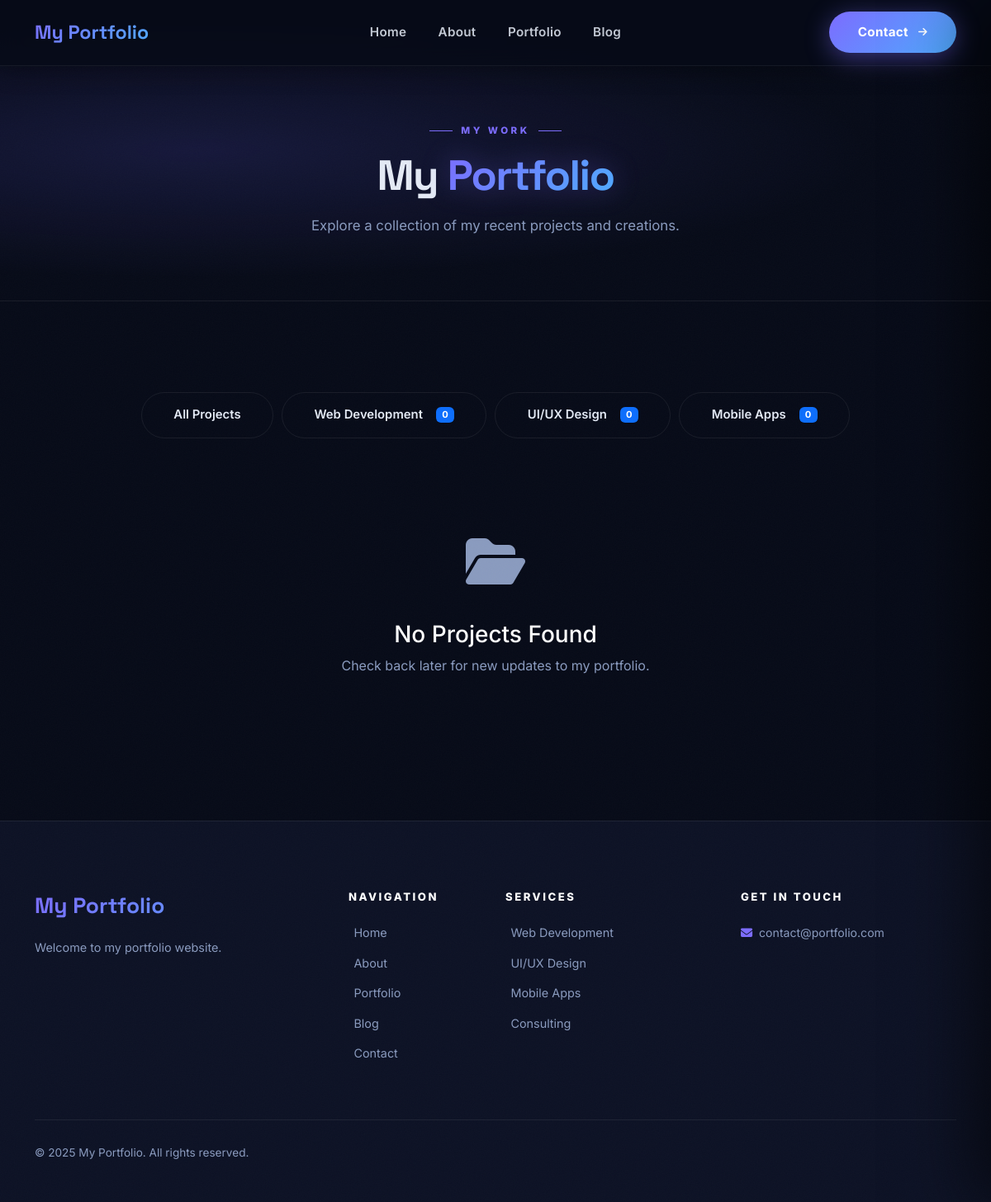
Page /index.php/home/portfolio on the committed database.
### tables this page shows
CREATE TABLE IF NOT EXISTS `settings` (
  `id` int(11) NOT NULL AUTO_INCREMENT,
  `site_title` varchar(200) NOT NULL DEFAULT 'My Portfolio',
  `site_description` text DEFAULT NULL,
  `site_keywords` text DEFAULT NULL,
  `site_email` varchar(150) DEFAULT NULL,
  `site_phone` varchar(50) DEFAULT NULL,
  `site_address` text DEFAULT NULL,
  `site_logo` varchar(255) DEFAULT NULL,
  `site_favicon` varchar(255) DEFAULT NULL,
  `facebook_url` varchar(255) DEFAULT NULL,
  `twitter_url` varchar(255) DEFAULT NULL,
  `linkedin_url` varchar(255) DEFAULT NULL,
  `instagram_url` varchar(255) DEFAULT NULL,
  `github_url` varchar(255) DEFAULT NULL,
  `copyright_text` varchar(255) DEFAULT NULL,
  PRIMARY KEY (`id`)
);

CREATE TABLE IF NOT EXISTS `categories` (
  `id` int(11) NOT NULL AUTO_INCREMENT,
  `name` varchar(100) NOT NULL,
  `slug` varchar(150) NOT NULL,
  `sort_order` int(11) DEFAULT 0,
  `is_active` tinyint(1) NOT NULL DEFAULT 1,
  PRIMARY KEY (`id`),
  UNIQUE KEY `slug` (`slug`)
);

### application/controllers/Home.php (called while the page is built, shortened)
<?php
class Home extends CI_Controller
{
    public function __construct()
    {
        $this->load->model('Settings_model');
        $this->load->model('Hero_model');
        $this->load->model('About_model');
        $this->load->model('Skill_model');
        $this->load->model('Service_model');
        $this->load->model('Portfolio_model');
        $this->load->model('Testimonial_model');
        $this->load->model('Blog_model');
        $this->load->model('Contact_model');
        $this->data['settings'] = $this->Settings_model->get_settings();
    }
    public function portfolio()
    {
        $this->data['title'] = 'Portfolio - ' . $this->data['settings']->site_title;
        $this->data['categories'] = $this->Portfolio_model->get_categories_with_count();
        $this->data['portfolio_items'] = $this->Portfolio_model->get_all_portfolio();
        $this->load->view('frontend/templates/header', $this->data);
        $this->load->view('frontend/portfolio', $this->data);
        $this->load->view('frontend/templates/footer', $this->data);
    }
}

### index.php (called while the page is built, shortened)
<?php
require_once BASEPATH.'core/CodeIgniter.php';

### application/models/Settings_model.php (called while the page is built, shortened)
<?php
class Settings_model extends CI_Model {
    public function get_settings() {
        $query = $this->db->get('settings');
        return $query->row();
    }
}

### application/models/Portfolio_model.php (called while the page is built, shortened)
<?php
class Portfolio_model extends CI_Model {
    public function get_all_portfolio() {
        $this->db->select('portfolio.*, categories.name as category_name, categories.slug as category_slug');
        $this->db->from('portfolio');
        $this->db->join('categories', 'categories.id = portfolio.category_id', 'left');
        $this->db->where('portfolio.is_active', 1);
        $this->db->order_by('portfolio.sort_order', 'ASC');
        $this->db->order_by('portfolio.id', 'DESC');
        $query = $this->db->get();
        return $query->result();
    }
    public function get_categories_with_count() {
        $this->db->select('categories.*, COUNT(portfolio.id) as portfolio_count');
        $this->db->from('categories');
        $this->db->join('portfolio', 'portfolio.category_id = categories.id AND portfolio.is_active = 1', 'left');
        $this->db->where('categories.is_active', 1);
        $this->db->group_by('categories.id');
        $this->db->order_by('categories.sort_order', 'ASC');
        $query = $this->db->get();
        return $query->result();
    }
}

### application/views/frontend/portfolio.php (the view, shortened to what this page needs)
<div style="padding:140px 0 60px;background:radial-gradient(ellipse at 20% 50%,rgba(108,99,255,0.15) 0%,transparent 60%),var(--dark);border-bottom:1px solid var(--border);text-align:center;">
    <div class="container">
        <div class="section-label">My Work</div>
        <h1 class="section-title-main">My <span class="gradient-text">Portfolio</span></h1>
        <p class="section-subtitle mx-auto">Explore a collection of my recent projects and creations.</p>
    </div>
</div>
<section class="section">
    <div class="container">
        <?php if (!empty($categories)): ?>
            <div class="row mb-5 text-center">
                <div class="col-12">
                    <div class="filter-wrap" style="display:inline-flex; flex-wrap:wrap; gap:10px; justify-content:center;">
                        <button class="btn-outline-grad filter-btn active" data-filter="all">All Projects</button>
                        <?php foreach($categories as $cat): ?>
                            <button class="btn-outline-grad filter-btn" data-filter="<?php echo strtolower(str_replace(' ', '-', $cat->name)); ?>">
                                <?php echo $cat->name; ?> <span class="badge bg-primary ms-2"><?php echo $cat->portfolio_count; ?></span>
                            </button>
                        <?php endforeach; ?>
                    </div>
                </div>
            </div>
        <?php endif; ?>
        <?php if (!empty($portfolio_items)): ?>
            <div class="row g-4" id="portfolio-grid">
                <?php foreach ($portfolio_items as $item):
                    $catClass = strtolower(str_replace(' ', '-', $item->category_name));
                ?>
                    <div class="col-lg-4 col-md-6 portfolio-item-wrap" data-category="<?php echo $catClass; ?>" style="transition: all 0.4s ease;">
                        <div class="portfolio-card" data-tilt data-tilt-max="8" data-tilt-speed="400" data-tilt-glare="true" data-tilt-max-glare="0.12">
                            <div class="portfolio-img">
                                <?php if ($item->featured_image): ?>
                                    <img src="<?php echo base_url('uploads/portfolio/' . $item->featured_image); ?>" alt="<?php echo $item->title; ?>">
                                <?php else: ?>
                                    <div style="height:240px;background:var(--gradient-glow);display:flex;align-items:center;justify-content:center;font-size:3rem;color:var(--primary);">
                                        <i class="fas fa-image"></i>
                                    </div>
                                <?php endif; ?>
                                <div class="portfolio-overlay">
                                    <a href="<?php echo base_url('portfolio/' . $item->slug); ?>"><i class="fas fa-link"></i></a>
                                    <?php if ($item->project_url): ?>
                                        <a href="<?php echo $item->project_url; ?>" target="_blank"><i class="fas fa-external-link-alt"></i></a>
                                    <?php endif; ?>
                                </div>
                            </div>
                            <div class="portfolio-body">
                                <p class="portfolio-category"><?php echo $item->category_name; ?></p>
                                <h3 class="portfolio-title"><?php echo $item->title; ?></h3>
                            </div>
                        </div>
                    </div>
                <?php endforeach; ?>
            </div>
        <?php else: ?>
            <div class="text-center py-5">
                <div style="font-size:4rem;color:var(--text-muted);margin-bottom:1rem;"><i class="fas fa-folder-open"></i></div>
                <h3 style="color:#fff;">No Projects Found</h3>
                <p style="color:var(--text-muted);">Check back later for new updates to my portfolio.</p>
            </div>
        <?php endif; ?>
    </div>
</section>

### application/views/frontend/templates/header.php (shortened to what this page needs)
<!DOCTYPE html>
<html lang="en">
<head>
    <link href="https://cdn.jsdelivr.net/npm/bootstrap@5.3.0/dist/css/bootstrap.min.css" rel="stylesheet">
    <link rel="stylesheet" href="https://cdnjs.cloudflare.com/ajax/libs/font-awesome/6.4.0/css/all.min.css">
    <link href="https://unpkg.com/aos@2.3.1/dist/aos.css" rel="stylesheet">
</head>
<body>
    <nav class="navbar navbar-expand-lg fixed-top" id="mainNav">
        <div class="container">
            <a class="navbar-brand" href="<?php echo base_url(); ?>">
                <?php if ($settings->site_logo): ?>
                    <img src="<?php echo base_url('uploads/settings/' . $settings->site_logo); ?>" alt="<?php echo $settings->site_title; ?>">
                <?php
else: ?>
                    <?php echo $settings->site_title; ?>
                <?php
endif; ?>
            </a>
            <div class="collapse navbar-collapse d-none d-lg-flex justify-content-center" id="navbarNav">
                <ul class="navbar-nav mx-auto align-items-center">
                    <li class="nav-item"><a class="nav-link <?php echo current_url() == base_url() ? 'active' : ''; ?>" href="<?php echo base_url(); ?>">Home</a></li>
                    <li class="nav-item"><a class="nav-link <?php echo current_url() == base_url('about') ? 'active' : ''; ?>" href="<?php echo base_url('about'); ?>">About</a></li>
                    <li class="nav-item"><a class="nav-link <?php echo current_url() == base_url('portfolio') ? 'active' : ''; ?>" href="<?php echo base_url('portfolio'); ?>">Portfolio</a></li>
                    <li class="nav-item"><a class="nav-link <?php echo current_url() == base_url('blog') ? 'active' : ''; ?>" href="<?php echo base_url('blog'); ?>">Blog</a></li>
                </ul>
            </div>
            <div class="d-none d-lg-block">
                <a class="btn-primary-grad nav-contact-btn" href="<?php echo base_url('contact'); ?>">
                    Contact <i class="fas fa-arrow-right ms-1" style="font-size:0.8em"></i>
                </a>
            </div>
        </div>
    </nav>
    <main>

### application/views/frontend/templates/footer.php (shortened to what this page needs)
</main>
<footer class="footer">
    <div class="container">
        <div class="row g-4">
            <div class="col-lg-4">
                <div class="footer-brand"><?php echo $settings->site_title; ?></div>
                <p class="footer-desc"><?php echo $settings->site_description; ?></p>
            </div>
            <div class="col-lg-2 col-6">
                <p class="footer-heading">Navigation</p>
                <ul class="footer-links">
                    <li><a href="<?php echo base_url(); ?>">Home</a></li>
                    <li><a href="<?php echo base_url('about'); ?>">About</a></li>
                    <li><a href="<?php echo base_url('portfolio'); ?>">Portfolio</a></li>
                    <li><a href="<?php echo base_url('blog'); ?>">Blog</a></li>
                    <li><a href="<?php echo base_url('contact'); ?>">Contact</a></li>
                </ul>
            </div>
            <div class="col-lg-3 col-6">
                <p class="footer-heading">Services</p>
                <ul class="footer-links">
                    <li><a href="#">Web Development</a></li>
                    <li><a href="#">UI/UX Design</a></li>
                    <li><a href="#">Mobile Apps</a></li>
                    <li><a href="#">Consulting</a></li>
                </ul>
            </div>
            <div class="col-lg-3">
                <p class="footer-heading">Get In Touch</p>
                <?php if ($settings->site_email): ?>
                    <p style="color:var(--text-muted);font-size:0.88rem;margin-bottom:0.6rem;"><i class="fas fa-envelope me-2" style="color:var(--primary)"></i><?php echo $settings->site_email; ?></p>
                <?php endif; ?>
            </div>
        </div>
        <div class="footer-bottom">
            <p class="footer-copy">
                <?php echo $settings->copyright_text ? $settings->copyright_text : '&copy; ' . date('Y') . ' ' . $settings->site_title . '. All rights reserved.'; ?>
            </p>
        </div>
    </div>
</footer>
</body>
</html>

### rows in the picture
settings: site_title "My Portfolio", site_description "Welcome to my portfolio website.", site_email "contact@portfolio.com", copyright_text "© 2025 My Portfolio. All rights reserved."
categories: name "Web Development", portfolio_count "0"
categories: name "UI/UX Design", portfolio_count "0"
categories: name "Mobile Apps", portfolio_count "0"
